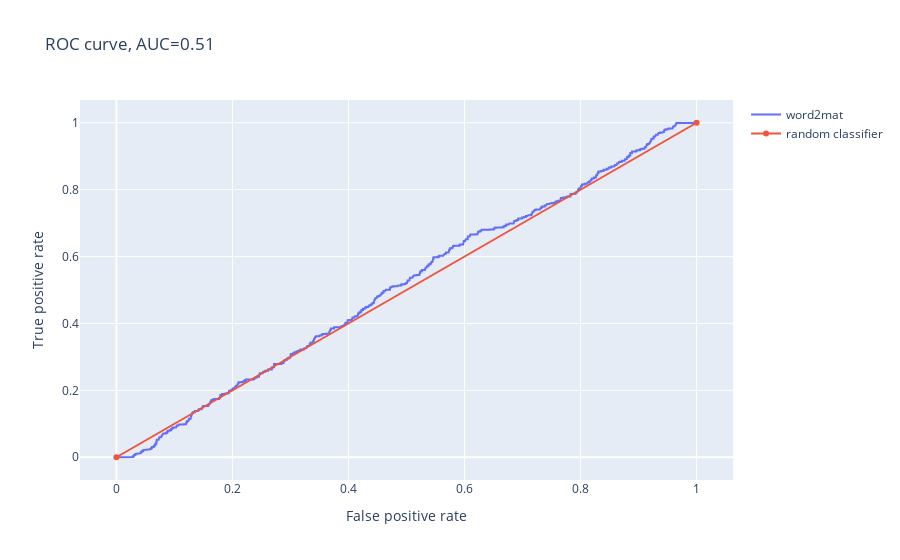

Write notebook code for a chart like this one.
### Code cell
fpr, tpr, thresholds = sklearn.metrics.roc_curve(
    [1] * len(real_logits) + [0] * len(fake_logits),
    real_logits + fake_logits,
)
go.Figure(
    layout=dict(
        title=f"ROC curve, AUC={auc:.2f}",
        xaxis_title="False positive rate",
        yaxis_title="True positive rate",
    ),
    data=[
        go.Scatter(name="word2mat", x=fpr, y=tpr),
        go.Scatter(name="random classifier", x=[0, 1], y=[0, 1])
    ],
)

### Figure 1 — Plotly figure (JSON) as saved in the notebook; plotly's stock layout.template omitted (floating-point values rounded to 4 significant figures; data arrays with more than 128 entries replaced by an {"elided": "..."} marker saying what was removed)
{"data": [{"name": "word2mat", "type": "scatter", "x": {"elided": "959 float values"}, "y": {"elided": "959 float values"}}, {"name": "random classifier", "type": "scatter", "x": [0, 1], "y": [0, 1]}], "layout": {"title": {"text": "ROC curve, AUC=0.51"}, "xaxis": {"title": {"text": "False positive rate"}}, "yaxis": {"title": {"text": "True positive rate"}}}}
